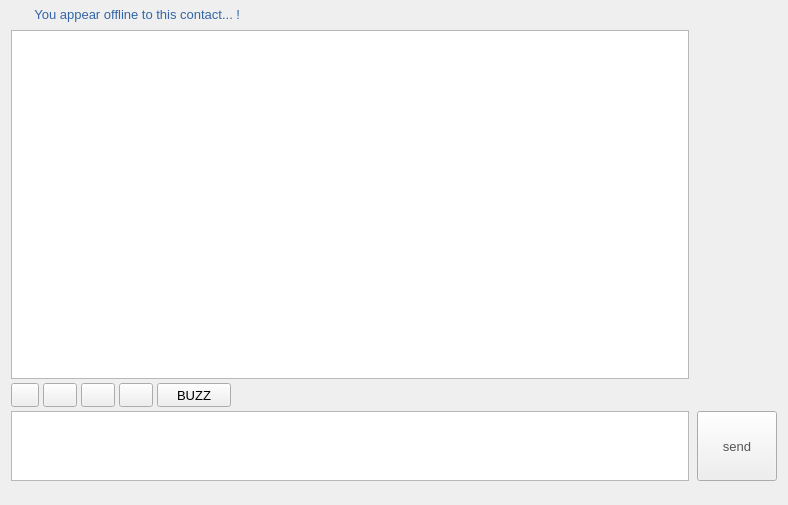
<?xml version="1.0" encoding="UTF-8"?>
<ui version="4.0">
 <class>IM_WindowObject</class>
 <widget class="QWidget" name="IM_WindowObject">
  <property name="geometry">
   <rect>
    <x>0</x>
    <y>0</y>
    <width>788</width>
    <height>505</height>
   </rect>
  </property>
  <property name="minimumSize">
   <size>
    <width>407</width>
    <height>0</height>
   </size>
  </property>
  <property name="windowTitle">
   <string>im window</string>
  </property>
  <layout class="QVBoxLayout" name="verticalLayout_3">
   <property name="spacing">
    <number>0</number>
   </property>
   <property name="topMargin">
    <number>2</number>
   </property>
   <property name="bottomMargin">
    <number>4</number>
   </property>
   <item>
    <layout class="QVBoxLayout" name="verticalLayout">
     <property name="spacing">
      <number>4</number>
     </property>
     <property name="bottomMargin">
      <number>0</number>
     </property>
     <item>
      <layout class="QHBoxLayout" name="notificationLayout">
       <property name="spacing">
        <number>0</number>
       </property>
       <property name="topMargin">
        <number>0</number>
       </property>
       <item>
        <spacer name="notificationSpacer">
         <property name="orientation">
          <enum>Qt::Horizontal</enum>
         </property>
         <property name="sizeType">
          <enum>QSizePolicy::Fixed</enum>
         </property>
         <property name="sizeHint" stdset="0">
          <size>
           <width>4</width>
           <height>2</height>
          </size>
         </property>
        </spacer>
       </item>
       <item>
        <widget class="QLabel" name="offlineIcon">
         <property name="sizePolicy">
          <sizepolicy hsizetype="Fixed" vsizetype="Fixed">
           <horstretch>0</horstretch>
           <verstretch>0</verstretch>
          </sizepolicy>
         </property>
         <property name="minimumSize">
          <size>
           <width>16</width>
           <height>16</height>
          </size>
         </property>
         <property name="maximumSize">
          <size>
           <width>16</width>
           <height>16</height>
          </size>
         </property>
         <property name="text">
          <string/>
         </property>
         <property name="scaledContents">
          <bool>true</bool>
         </property>
        </widget>
       </item>
       <item>
        <widget class="QLabel" name="noticeLabel">
         <property name="minimumSize">
          <size>
           <width>0</width>
           <height>24</height>
          </size>
         </property>
         <property name="maximumSize">
          <size>
           <width>16777215</width>
           <height>24</height>
          </size>
         </property>
         <property name="font">
          <font>
           <pointsize>10</pointsize>
           <italic>false</italic>
          </font>
         </property>
         <property name="styleSheet">
          <string notr="true">color:rgb(52, 101, 164)</string>
         </property>
         <property name="text">
          <string> You appear offline to this contact... !</string>
         </property>
         <property name="scaledContents">
          <bool>true</bool>
         </property>
        </widget>
       </item>
      </layout>
     </item>
     <item>
      <layout class="QHBoxLayout" name="horizontalLayout">
       <property name="bottomMargin">
        <number>0</number>
       </property>
       <item>
        <widget class="QTextEdit" name="conversationTextBox">
         <property name="enabled">
          <bool>true</bool>
         </property>
         <property name="sizePolicy">
          <sizepolicy hsizetype="Expanding" vsizetype="Expanding">
           <horstretch>0</horstretch>
           <verstretch>0</verstretch>
          </sizepolicy>
         </property>
         <property name="minimumSize">
          <size>
           <width>0</width>
           <height>24</height>
          </size>
         </property>
         <property name="maximumSize">
          <size>
           <width>16777215</width>
           <height>16777215</height>
          </size>
         </property>
         <property name="font">
          <font>
           <pointsize>10</pointsize>
          </font>
         </property>
         <property name="styleSheet">
          <string notr="true"/>
         </property>
         <property name="html">
          <string>&lt;!DOCTYPE HTML PUBLIC &quot;-//W3C//DTD HTML 4.0//EN&quot; &quot;http://www.w3.org/TR/REC-html40/strict.dtd&quot;&gt;
&lt;html&gt;&lt;head&gt;&lt;meta name=&quot;qrichtext&quot; content=&quot;1&quot; /&gt;&lt;style type=&quot;text/css&quot;&gt;
p, li { white-space: pre-wrap; }
&lt;/style&gt;&lt;/head&gt;&lt;body style=&quot; font-family:'Ubuntu'; font-size:10pt; font-weight:400; font-style:normal;&quot;&gt;
&lt;p style=&quot;-qt-paragraph-type:empty; margin-top:0px; margin-bottom:0px; margin-left:0px; margin-right:0px; -qt-block-indent:0; text-indent:0px; font-size:x-large; font-weight:600;&quot;&gt;&lt;br /&gt;&lt;/p&gt;&lt;/body&gt;&lt;/html&gt;</string>
         </property>
         <property name="overwriteMode">
          <bool>false</bool>
         </property>
         <property name="textInteractionFlags">
          <set>Qt::LinksAccessibleByMouse|Qt::TextSelectableByMouse</set>
         </property>
        </widget>
       </item>
       <item>
        <spacer name="horizontalSpacer_4">
         <property name="orientation">
          <enum>Qt::Horizontal</enum>
         </property>
         <property name="sizeType">
          <enum>QSizePolicy::Fixed</enum>
         </property>
         <property name="sizeHint" stdset="0">
          <size>
           <width>4</width>
           <height>20</height>
          </size>
         </property>
        </spacer>
       </item>
       <item>
        <layout class="QVBoxLayout" name="verticalLayout_2">
         <property name="leftMargin">
          <number>0</number>
         </property>
         <property name="bottomMargin">
          <number>0</number>
         </property>
         <item>
          <widget class="QLabel" name="peerAvatar">
           <property name="sizePolicy">
            <sizepolicy hsizetype="Fixed" vsizetype="Fixed">
             <horstretch>0</horstretch>
             <verstretch>0</verstretch>
            </sizepolicy>
           </property>
           <property name="minimumSize">
            <size>
             <width>80</width>
             <height>80</height>
            </size>
           </property>
           <property name="maximumSize">
            <size>
             <width>80</width>
             <height>80</height>
            </size>
           </property>
           <property name="font">
            <font>
             <pointsize>19</pointsize>
            </font>
           </property>
           <property name="text">
            <string/>
           </property>
           <property name="pixmap">
            <pixmap>:/icons/icons/avatar.png</pixmap>
           </property>
           <property name="scaledContents">
            <bool>true</bool>
           </property>
          </widget>
         </item>
         <item>
          <spacer name="verticalSpacer">
           <property name="orientation">
            <enum>Qt::Vertical</enum>
           </property>
           <property name="sizeHint" stdset="0">
            <size>
             <width>20</width>
             <height>40</height>
            </size>
           </property>
          </spacer>
         </item>
         <item>
          <widget class="QLabel" name="myAvatar">
           <property name="sizePolicy">
            <sizepolicy hsizetype="Fixed" vsizetype="Fixed">
             <horstretch>0</horstretch>
             <verstretch>0</verstretch>
            </sizepolicy>
           </property>
           <property name="minimumSize">
            <size>
             <width>80</width>
             <height>80</height>
            </size>
           </property>
           <property name="maximumSize">
            <size>
             <width>80</width>
             <height>80</height>
            </size>
           </property>
           <property name="text">
            <string/>
           </property>
           <property name="pixmap">
            <pixmap>:/icons/icons/avatar.png</pixmap>
           </property>
           <property name="scaledContents">
            <bool>true</bool>
           </property>
          </widget>
         </item>
        </layout>
       </item>
      </layout>
     </item>
     <item>
      <layout class="QHBoxLayout" name="horizontalLayout_4">
       <property name="bottomMargin">
        <number>0</number>
       </property>
       <item>
        <widget class="QPushButton" name="smileysButton">
         <property name="minimumSize">
          <size>
           <width>0</width>
           <height>24</height>
          </size>
         </property>
         <property name="maximumSize">
          <size>
           <width>28</width>
           <height>24</height>
          </size>
         </property>
         <property name="font">
          <font>
           <pointsize>10</pointsize>
          </font>
         </property>
         <property name="toolTip">
          <string>smileys</string>
         </property>
         <property name="text">
          <string/>
         </property>
         <property name="icon">
          <iconset>
           <normalon>../../../../Resources/icons/smiley.png</normalon>
          </iconset>
         </property>
         <property name="iconSize">
          <size>
           <width>15</width>
           <height>15</height>
          </size>
         </property>
        </widget>
       </item>
       <item>
        <widget class="QPushButton" name="imagesButton">
         <property name="sizePolicy">
          <sizepolicy hsizetype="Fixed" vsizetype="Fixed">
           <horstretch>0</horstretch>
           <verstretch>0</verstretch>
          </sizepolicy>
         </property>
         <property name="minimumSize">
          <size>
           <width>34</width>
           <height>24</height>
          </size>
         </property>
         <property name="maximumSize">
          <size>
           <width>34</width>
           <height>24</height>
          </size>
         </property>
         <property name="font">
          <font>
           <pointsize>10</pointsize>
          </font>
         </property>
         <property name="toolTip">
          <string>send image</string>
         </property>
         <property name="text">
          <string/>
         </property>
         <property name="iconSize">
          <size>
           <width>17</width>
           <height>17</height>
          </size>
         </property>
        </widget>
       </item>
       <item>
        <widget class="QPushButton" name="sendFileButton">
         <property name="sizePolicy">
          <sizepolicy hsizetype="Fixed" vsizetype="Fixed">
           <horstretch>0</horstretch>
           <verstretch>0</verstretch>
          </sizepolicy>
         </property>
         <property name="minimumSize">
          <size>
           <width>34</width>
           <height>24</height>
          </size>
         </property>
         <property name="maximumSize">
          <size>
           <width>34</width>
           <height>24</height>
          </size>
         </property>
         <property name="font">
          <font>
           <pointsize>10</pointsize>
          </font>
         </property>
         <property name="toolTip">
          <string>send file</string>
         </property>
         <property name="text">
          <string/>
         </property>
         <property name="icon">
          <iconset>
           <normalon>../../../../Resources/icons/paperclip.png</normalon>
          </iconset>
         </property>
         <property name="iconSize">
          <size>
           <width>14</width>
           <height>14</height>
          </size>
         </property>
        </widget>
       </item>
       <item>
        <widget class="QPushButton" name="webcamButton">
         <property name="minimumSize">
          <size>
           <width>34</width>
           <height>24</height>
          </size>
         </property>
         <property name="maximumSize">
          <size>
           <width>34</width>
           <height>24</height>
          </size>
         </property>
         <property name="font">
          <font>
           <pointsize>10</pointsize>
          </font>
         </property>
         <property name="toolTip">
          <string>webcam</string>
         </property>
         <property name="text">
          <string/>
         </property>
         <property name="iconSize">
          <size>
           <width>15</width>
           <height>15</height>
          </size>
         </property>
        </widget>
       </item>
       <item>
        <widget class="QPushButton" name="buzzButton">
         <property name="minimumSize">
          <size>
           <width>74</width>
           <height>24</height>
          </size>
         </property>
         <property name="maximumSize">
          <size>
           <width>74</width>
           <height>24</height>
          </size>
         </property>
         <property name="font">
          <font>
           <pointsize>10</pointsize>
          </font>
         </property>
         <property name="toolTip">
          <string/>
         </property>
         <property name="text">
          <string>BUZZ</string>
         </property>
         <property name="icon">
          <iconset>
           <normalon>../../../../Resources/icons/buzz.png</normalon>
          </iconset>
         </property>
         <property name="iconSize">
          <size>
           <width>16</width>
           <height>16</height>
          </size>
         </property>
        </widget>
       </item>
       <item>
        <spacer name="horizontalSpacer_2">
         <property name="orientation">
          <enum>Qt::Horizontal</enum>
         </property>
         <property name="sizeHint" stdset="0">
          <size>
           <width>40</width>
           <height>20</height>
          </size>
         </property>
        </spacer>
       </item>
      </layout>
     </item>
     <item>
      <layout class="QHBoxLayout" name="horizontalLayout_2">
       <property name="bottomMargin">
        <number>0</number>
       </property>
       <item>
        <widget class="QTextEdit" name="sendMessageBox">
         <property name="maximumSize">
          <size>
           <width>1900</width>
           <height>70</height>
          </size>
         </property>
         <property name="font">
          <font>
           <pointsize>10</pointsize>
          </font>
         </property>
         <property name="html">
          <string>&lt;!DOCTYPE HTML PUBLIC &quot;-//W3C//DTD HTML 4.0//EN&quot; &quot;http://www.w3.org/TR/REC-html40/strict.dtd&quot;&gt;
&lt;html&gt;&lt;head&gt;&lt;meta name=&quot;qrichtext&quot; content=&quot;1&quot; /&gt;&lt;style type=&quot;text/css&quot;&gt;
p, li { white-space: pre-wrap; }
&lt;/style&gt;&lt;/head&gt;&lt;body style=&quot; font-family:'Ubuntu'; font-size:10pt; font-weight:400; font-style:normal;&quot;&gt;
&lt;p style=&quot;-qt-paragraph-type:empty; margin-top:12px; margin-bottom:12px; margin-left:0px; margin-right:0px; -qt-block-indent:0; text-indent:0px;&quot;&gt;&lt;br /&gt;&lt;/p&gt;&lt;/body&gt;&lt;/html&gt;</string>
         </property>
        </widget>
       </item>
       <item>
        <spacer name="horizontalSpacer_5">
         <property name="orientation">
          <enum>Qt::Horizontal</enum>
         </property>
         <property name="sizeType">
          <enum>QSizePolicy::Fixed</enum>
         </property>
         <property name="sizeHint" stdset="0">
          <size>
           <width>4</width>
           <height>20</height>
          </size>
         </property>
        </spacer>
       </item>
       <item>
        <widget class="QPushButton" name="sendMsgButton">
         <property name="maximumSize">
          <size>
           <width>80</width>
           <height>70</height>
          </size>
         </property>
         <property name="font">
          <font>
           <pointsize>10</pointsize>
          </font>
         </property>
         <property name="styleSheet">
          <string notr="true">color:rgb(85, 87, 83)</string>
         </property>
         <property name="text">
          <string>send</string>
         </property>
        </widget>
       </item>
      </layout>
     </item>
    </layout>
   </item>
   <item>
    <widget class="QLabel" name="notification_label">
     <property name="minimumSize">
      <size>
       <width>0</width>
       <height>20</height>
      </size>
     </property>
     <property name="maximumSize">
      <size>
       <width>16777215</width>
       <height>20</height>
      </size>
     </property>
     <property name="font">
      <font>
       <pointsize>10</pointsize>
      </font>
     </property>
     <property name="styleSheet">
      <string notr="true">color:rgb(136, 138, 133)</string>
     </property>
     <property name="text">
      <string/>
     </property>
    </widget>
   </item>
  </layout>
  <action name="actionLoad_Previous_Messages">
   <property name="text">
    <string>Load Previous Messages</string>
   </property>
  </action>
 </widget>
 <resources/>
 <connections/>
</ui>
